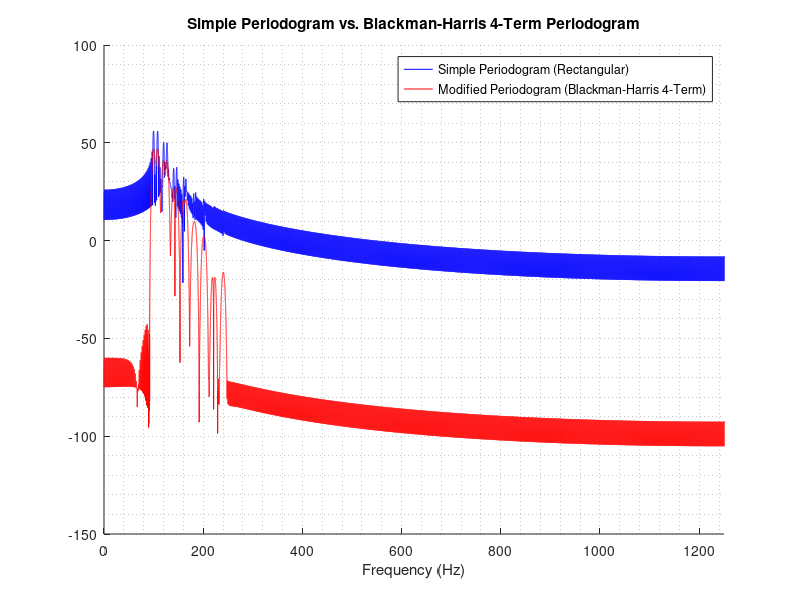

MATLAB code to generate this figure: (Note: this script raises an error after producing the figure.)
%% PRACTICE 11.3. Spectral Estimation Using the Multitaper Method

clc, close all , clear all;
% Generation of signal with 10 components:
duracion = 0.5;
Fmax=250;
Fs=10*Fmax;
t=0:1/Fs: duracion; % Duration 10 sec
xn=1*sin(2*pi*100*t)+1*sin(2*pi*108*t)+...
  0.5*sin(2*pi*120*t)+0.5*sin(2*pi*127*t)+...
  0.1*sin(2*pi*140*t)+0.1*sin(2*pi*146*t)+...
  0.05*sin(2*pi*160*t)+0.05*sin(2*pi*165*t)+...
  0.01*sin(2*pi*180*t)+0.01*sin(2*pi*184*t)+...
  0.005*sin(2*pi*200*t)+0.005*sin(2*pi*203*t)+...
  0.001*sin(2*pi*220*t)+0.001*sin(2*pi*222*t)+...
  0.0005*sin(2*pi*240*t)+0.0005*sin(2*pi*241*t);

% SNR = 25; %10dB
% xn = awgn (xn, SNR, 'measured');

%% FREQUENCY DOMAIN
%% SIMPLE PERIODOGRAM
N = length(xn);
FACTOR = 128;
nFFT = 2^ceil(log2(N)) * FACTOR;
% Simple periodogram (implicitly rectangular windowed)
Periodogram = 20*log10(abs(fft(xn, nFFT)));
% Frequency axis
f = linspace(0, Fs, nFFT);
%% MODIFIED PERIODOGRAM (Blackman-Harris 4-Term)
% 1. Window generation
window_BH4T = blackmanharris(length(xn));
% 2. Windowing in the time domain
xn_windowed = xn .* window_BH4T';
% 3. Modified periodogram
Modified_Periodogram = 20*log10(abs(fft(xn_windowed, nFFT)));
% Frequency axis
f_periodogram = linspace(0, Fs, nFFT);
%% Plot comparison
figure
hold on
plot(f_periodogram, Periodogram, 'b');
plot(f_periodogram, Modified_Periodogram, 'r'); xlabel('Frequency (Hz)');
legend('Simple Periodogram (Rectangular)', ...
       'Modified Periodogram (Blackman-Harris 4-Term)');
title('Simple Periodogram vs. Blackman-Harris 4-Term Periodogram');
xlim([0 Fs/2]); grid minor


%% METODO MULTITAPER - SLEPIAN:
nw = 2;
[p_mtp_slepian_nw2,f_mtp] = pmtm(xn,nw,nFFT,Fs);
nw = 4;
[p_mtp_slepian_nw4,f_mtp] = pmtm(xn,nw,nFFT,Fs);
% GRAFICAS:
figure, hold on
plot(f_mtp,20*log10(p_mtp_slepian_nw2),'b');
plot(f_mtp,20*log10(p_mtp_slepian_nw4), 'k')
legend('P. Slepian nw=2','P. Slepian nw=4')
title('Multitaper-Slepian nw=2 VERSUS Multitaper-Slepian nw=4')
xlabel ('f(Hz)')
xlim([0 Fs/2]);% Xmin Xmax Ymin Ymax
grid minor
%% METODO MULTITAPER - SINE:
nw = 2;
[p_mtp_sine_nw2,f_mtp] = pmtm(xn,nw,nFFT,Fs,'Tapers','sine');
nw = 4;
[p_mtp_sine_nw4,f_mtp] = pmtm(xn,nw,nFFT,Fs,'Tapers','sine');
figure, hold on
plot(f_mtp,20*log10(p_mtp_sine_nw2),'b');
plot(f_mtp,20*log10(p_mtp_sine_nw4), 'k')
legend('P. Sine nw=2','P. Sine nw=4')
title('Multitaper-Sine nw=2 VERSUS Multitaper-Sine nw=4')
xlabel ('f(Hz)')
xlim([0 Fs/2]);% Xmin Xmax Ymin Ymax
grid minor
